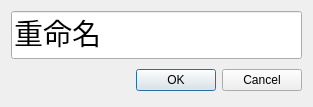
<?xml version="1.0" encoding="UTF-8"?>
<ui version="4.0">
 <class>CommandRenameDialog</class>
 <widget class="QDialog" name="CommandRenameDialog">
  <property name="geometry">
   <rect>
    <x>0</x>
    <y>0</y>
    <width>313</width>
    <height>94</height>
   </rect>
  </property>
  <property name="sizePolicy">
   <sizepolicy hsizetype="Fixed" vsizetype="Fixed">
    <horstretch>0</horstretch>
    <verstretch>0</verstretch>
   </sizepolicy>
  </property>
  <property name="windowTitle">
   <string>重命名</string>
  </property>
  <layout class="QGridLayout" name="gridLayout">
   <item row="0" column="0">
    <widget class="QLineEdit" name="commandRenameLineEdit">
     <property name="sizePolicy">
      <sizepolicy hsizetype="Expanding" vsizetype="Preferred">
       <horstretch>0</horstretch>
       <verstretch>0</verstretch>
      </sizepolicy>
     </property>
     <property name="font">
      <font>
       <family>黑体</family>
       <pointsize>22</pointsize>
      </font>
     </property>
     <property name="inputMethodHints">
      <set>Qt::ImhEmailCharactersOnly|Qt::ImhUrlCharactersOnly</set>
     </property>
     <property name="text">
      <string>重命名</string>
     </property>
    </widget>
   </item>
   <item row="1" column="0">
    <layout class="QHBoxLayout">
     <property name="spacing">
      <number>6</number>
     </property>
     <property name="sizeConstraint">
      <enum>QLayout::SetMinimumSize</enum>
     </property>
     <property name="leftMargin">
      <number>0</number>
     </property>
     <property name="topMargin">
      <number>0</number>
     </property>
     <property name="rightMargin">
      <number>0</number>
     </property>
     <property name="bottomMargin">
      <number>0</number>
     </property>
     <item>
      <spacer>
       <property name="orientation">
        <enum>Qt::Horizontal</enum>
       </property>
       <property name="sizeHint" stdset="0">
        <size>
         <width>131</width>
         <height>31</height>
        </size>
       </property>
      </spacer>
     </item>
     <item>
      <widget class="QPushButton" name="okButton">
       <property name="text">
        <string>OK</string>
       </property>
      </widget>
     </item>
     <item>
      <widget class="QPushButton" name="cancelButton">
       <property name="text">
        <string>Cancel</string>
       </property>
      </widget>
     </item>
    </layout>
   </item>
  </layout>
 </widget>
 <resources/>
 <connections>
  <connection>
   <sender>okButton</sender>
   <signal>clicked()</signal>
   <receiver>CommandRenameDialog</receiver>
   <slot>accept()</slot>
   <hints>
    <hint type="sourcelabel">
     <x>221</x>
     <y>79</y>
    </hint>
    <hint type="destinationlabel">
     <x>96</x>
     <y>254</y>
    </hint>
   </hints>
  </connection>
  <connection>
   <sender>cancelButton</sender>
   <signal>clicked()</signal>
   <receiver>CommandRenameDialog</receiver>
   <slot>reject()</slot>
   <hints>
    <hint type="sourcelabel">
     <x>302</x>
     <y>79</y>
    </hint>
    <hint type="destinationlabel">
     <x>179</x>
     <y>282</y>
    </hint>
   </hints>
  </connection>
  <connection>
   <sender>commandRenameLineEdit</sender>
   <signal>textChanged(QString)</signal>
   <receiver>CommandRenameDialog</receiver>
   <slot>nameChanged(QString)</slot>
   <hints>
    <hint type="sourcelabel">
     <x>72</x>
     <y>32</y>
    </hint>
    <hint type="destinationlabel">
     <x>72</x>
     <y>72</y>
    </hint>
   </hints>
  </connection>
 </connections>
 <slots>
  <slot>nameChanged(QString)</slot>
 </slots>
</ui>
